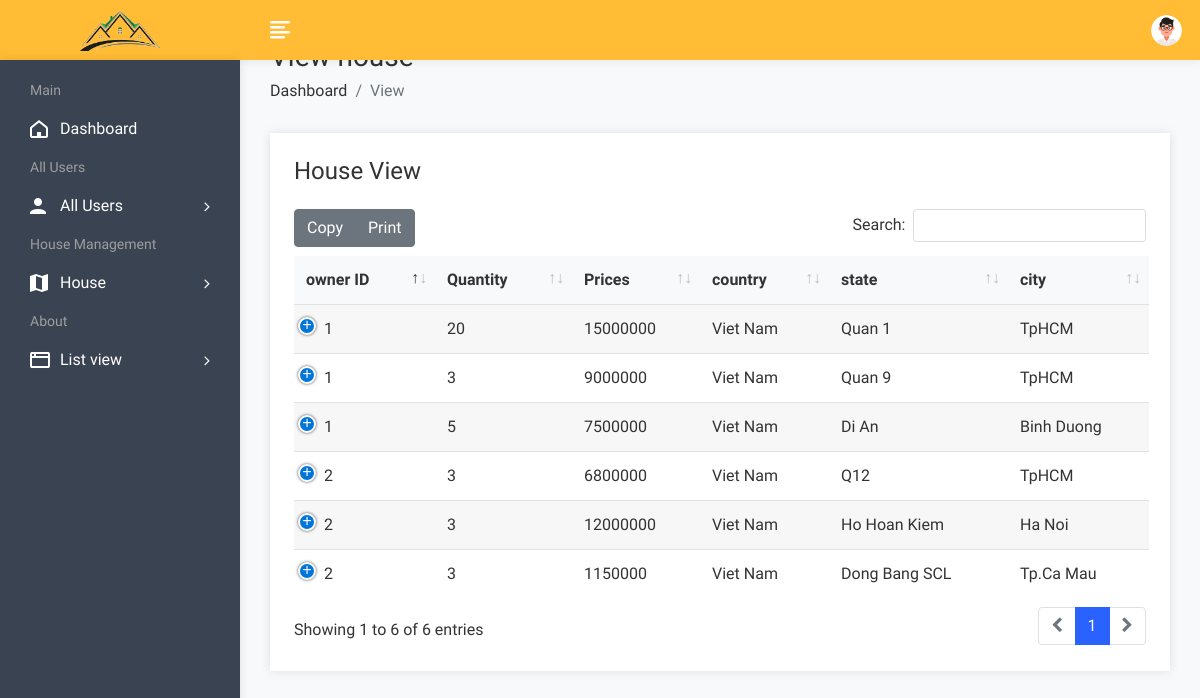
Page /Admin/viewhouse.php on the committed database.
### tables this page shows
CREATE TABLE `house` (
  `id` int(11) NOT NULL,
  `owner_id` int(11) DEFAULT NULL,
  `no_of_rooms` int(11) DEFAULT NULL,
  `rate` int(11) DEFAULT NULL,
  `pics` blob DEFAULT NULL,
  `country` varchar(20) DEFAULT NULL,
  `state` varchar(20) DEFAULT NULL,
  `city` varchar(30) DEFAULT NULL,
  `address` varchar(50) DEFAULT NULL,
  `description` varchar(300) DEFAULT NULL
);

### Admin/viewhouse.php (the view, shortened to what this page needs)
<!DOCTYPE html>
<html lang="en">
<head>
        <link rel="stylesheet" href="../Admin/assets/css/bootstrap.min.css">
        <link rel="stylesheet" href="../Admin/assets/css/font-awesome.min.css">
        <link rel="stylesheet" href="../Admin/assets/css/feathericon.min.css">
		<link rel="stylesheet" href="../Admin/assets/plugins/datatables/dataTables.bootstrap4.min.css">
		<link rel="stylesheet" href="../Admin/assets/plugins/datatables/responsive.bootstrap4.min.css">
		<link rel="stylesheet" href="../Admin/assets/plugins/datatables/select.bootstrap4.min.css">
		<link rel="stylesheet" href="../Admin/assets/plugins/datatables/buttons.bootstrap4.min.css">
        <link rel="stylesheet" href="../Admin/assets/css/style.css">
    </head>
    <body>
				<?php include("../Admin/inhead.php"); ?>
            <div class="page-wrapper">
                <div class="content container-fluid">
					<div class="page-header">
						<div class="row">
							<div class="col">
								<h3 class="page-title">View house</h3>
								<ul class="breadcrumb">
									<li class="breadcrumb-item"><a href="../Admin/index.php">Dashboard</a></li>
									<li class="breadcrumb-item active">View</li>
								</ul>
							</div>
						</div>
					</div>
					<div class="row">
                            <div class="col-12">
                                <div class="card">
                                    <div class="card-body">
                                        <h4 class="header-title mt-0 mb-4">House View</h4>
                                        <table id="datatable-buttons" class="table table-striped dt-responsive nowrap">
                                            <thead>
                                                <tr>
                                                    <th>owner ID</th>
                                                    <th>Quantity</th>
                                                    <th>Prices</th>
                                                    <th>country</th>
													<th>state</th>
                                                    <th>city</th>
                                                </tr>
                                            </thead>
                                            <tbody>
												<?php
													$query=mysqli_query($conn,"select * from house");
													while($row=mysqli_fetch_row($query))
													{
												?>
                                                <tr>
                                                    <td><?php echo $row['1']; ?></td>
                                                    <td><?php echo $row['2']; ?></td>
                                                    <td><?php echo $row['3']; ?></td>
                                                    <td><?php echo $row['5']; ?></td>
                                                    <td><?php echo $row['6']; ?></td>
                                                    <td><?php echo $row['7']; ?></td>
                                                </tr>
                                               <?php
												}
												?>
                                            </tbody>
                                        </table>
                                    </div>
                                </div>
                            </div>
                        </div>
				</div>
			</div>
    </body>
</html>

### rows in the picture
house: owner "1", no_of_rooms "20", rate "15000000", country "Viet Nam", state "Quan 1", city "TpHCM"
house: owner "1", no_of_rooms "3", rate "9000000", country "Viet Nam", state "Quan 9", city "TpHCM"
house: owner "1", no_of_rooms "5", rate "7500000", country "Viet Nam", state "Di An", city "Binh Duong"
house: owner "2", no_of_rooms "3", rate "6800000", country "Viet Nam", state "Q12", city "TpHCM"
house: owner "2", no_of_rooms "3", rate "12000000", country "Viet Nam", state "Ho Hoan Kiem", city "Ha Noi"
house: owner "2", no_of_rooms "3", rate "1150000", country "Viet Nam", state "Dong Bang SCL", city "Tp.Ca Mau"
